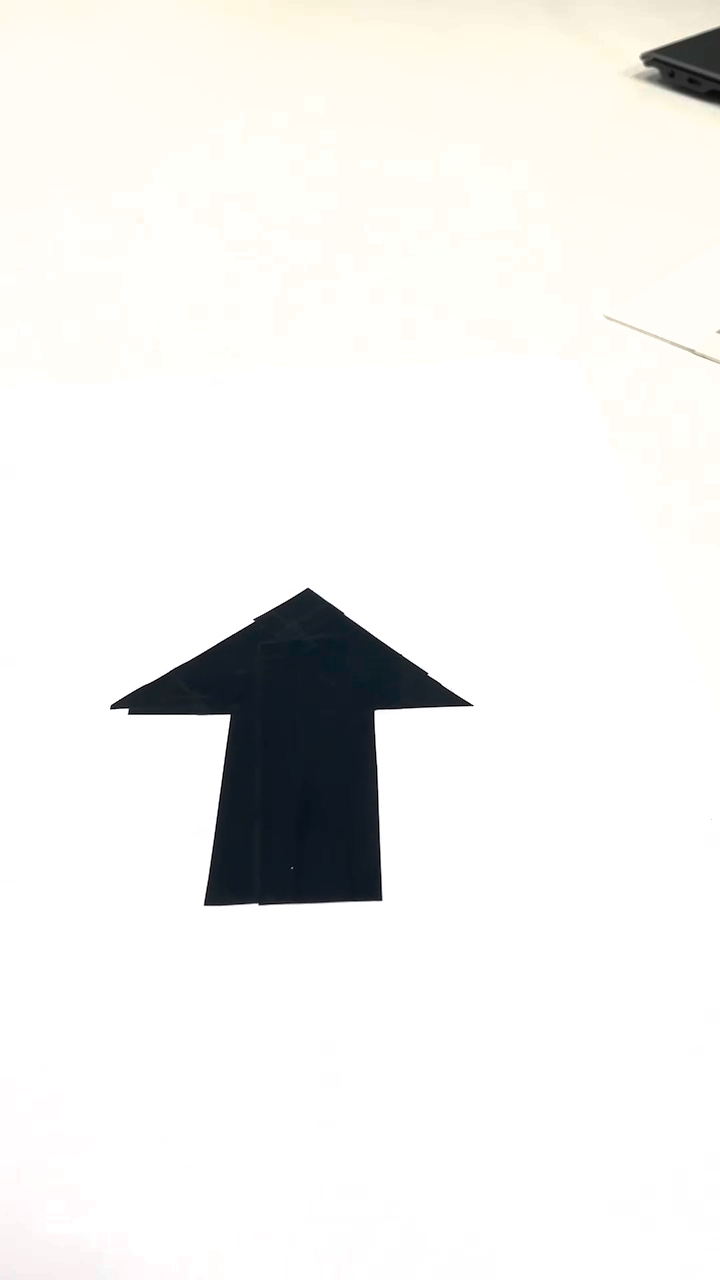
#> input picture frame 44 of videos/arrow_sign.mp4, 720 x 1280 px
$ python arrow_detect2.py
#> lines starting #> are read from the running program, lines starting #| are printed output that depends on the picture; after the words box and inside, x2 and y2 are one past the last pixel; in counts of white or black regions, pixels touching at a corner belong together
#> further down, frame is the input picture: shape (1280, 720, 3); mean B, G, R 237.7, 239.7, 240.1
import cv2
import numpy as np

# 화살표 감지 함수
def detect_arrow(frame):
    # 그레이 스케일 변환
    gray = cv2.cvtColor(frame, cv2.COLOR_BGR2GRAY)

    # 가우시안 블러 필터
    blurred = cv2.GaussianBlur(gray, (5, 5), 0)

    # 캐니 엣지 검출
    edged = cv2.Canny(blurred, 30, 150)
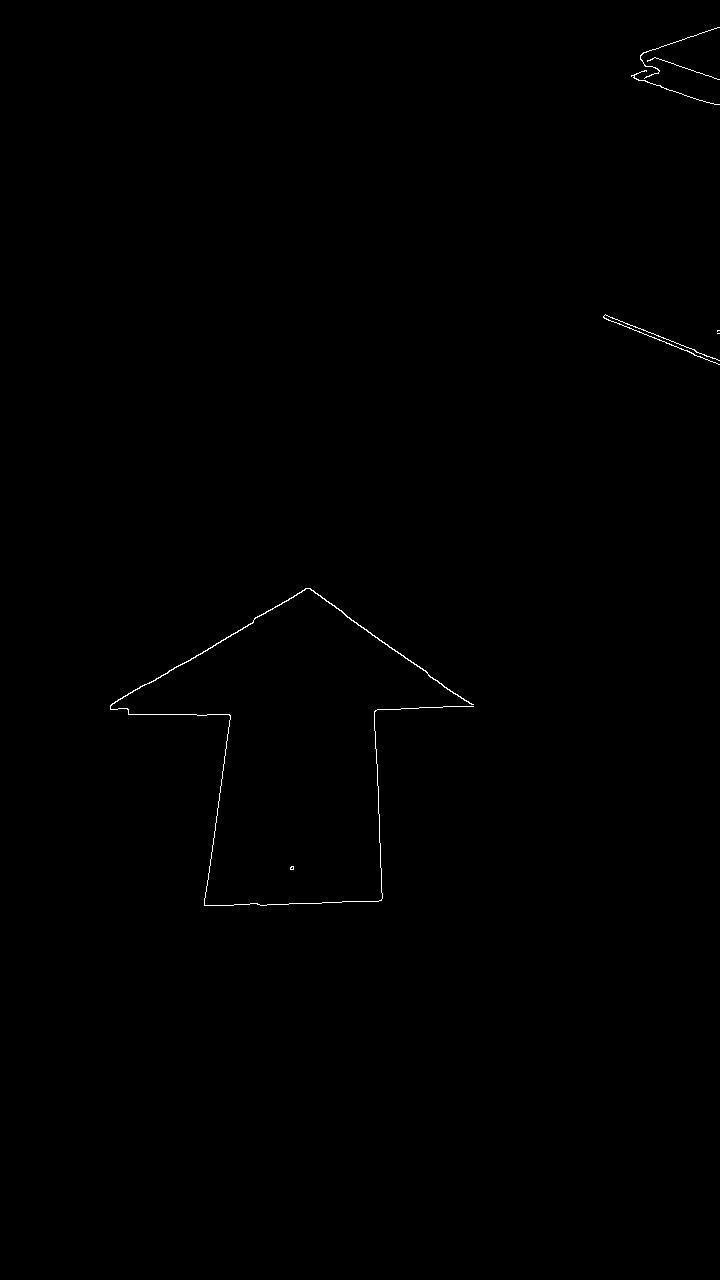
#> edged: shape (1280, 720); 0.22% white in thin lines or dots, all inside (x1, y1, x2, y2) = (110, 27, 720, 906)

    # 허프 변환을 이용한 직선 검출
    lines = cv2.HoughLinesP(edged, rho=1, theta=np.pi/180, threshold=20, minLineLength=20, maxLineGap=300)
#> lines = 20 rows, first 6: [603, 317, 719, 364], [217, 905, 381, 900], [111, 709, 306, 588], [309, 588, 471, 706], [375, 710, 382, 898], [204, 905, 243, 628]

    # 직선이 검출되면
    if lines is not None:
        # 화살표가 아닌 다른 선들은 제외하고 화살표만 검출
        arrow_lines = []
        for line in lines:
            x1, y1, x2, y2 = line[0]
            dx, dy = x2 - x1, y2 - y1
            angle = np.arctan2(dy, dx) * 180 / np.pi
            if angle > -45 and angle < 45 and dx > 0:
                arrow_lines.append(line)
#> this loop made 20 passes
#> (x1, y1, x2, y2, dx, dy, angle) on passes 1 to 12: (603, 317, 719, 364, 116, 47, 22.06), (217, 905, 381, 900, 164, -5, -1.75), (111, 709, 306, 588, 195, -121, -31.82), (309, 588, 471, 706, 162, 118, 36.07), (375, 710, 382, 898, 7, 188, 87.87), (204, 905, 243, 628, 39, -277, -81.99), (197, 715, 470, 706, 273, -9, -1.89), (605, 314, 719, 360, 114, 46, 21.97), (631, 76, 706, 102, 75, 26, 19.12), (334, 605, 473, 706, 139, 101, 36), (641, 54, 719, 27, 78, -27, -19.09), (372, 635, 381, 899, 9, 264, 88.05)
#> after the loop, arrow_lines = 16 items, first 6: [[603, 317, 719, 364]], [[217, 905, 381, 900]], [[111, 709, 306, 588]], [[309, 588, 471, 706]], [[197, 715, 470, 706]], [[605, 314, 719, 360]]
        # 검출된 화살표 선 그리기
        for line in arrow_lines:
            x1, y1, x2, y2 = line[0]
            cv2.line(frame, (x1, y1), (x2, y2), (0, 0, 255), 2)
#> this loop made 16 passes
#> (x1, y1, x2, y2) on passes 1 to 12: (603, 317, 719, 364), (217, 905, 381, 900), (111, 709, 306, 588), (309, 588, 471, 706), (197, 715, 470, 706), (605, 314, 719, 360), (631, 76, 706, 102), (334, 605, 473, 706), (641, 54, 719, 27), (128, 714, 214, 714), (654, 57, 719, 79), (110, 705, 268, 610)
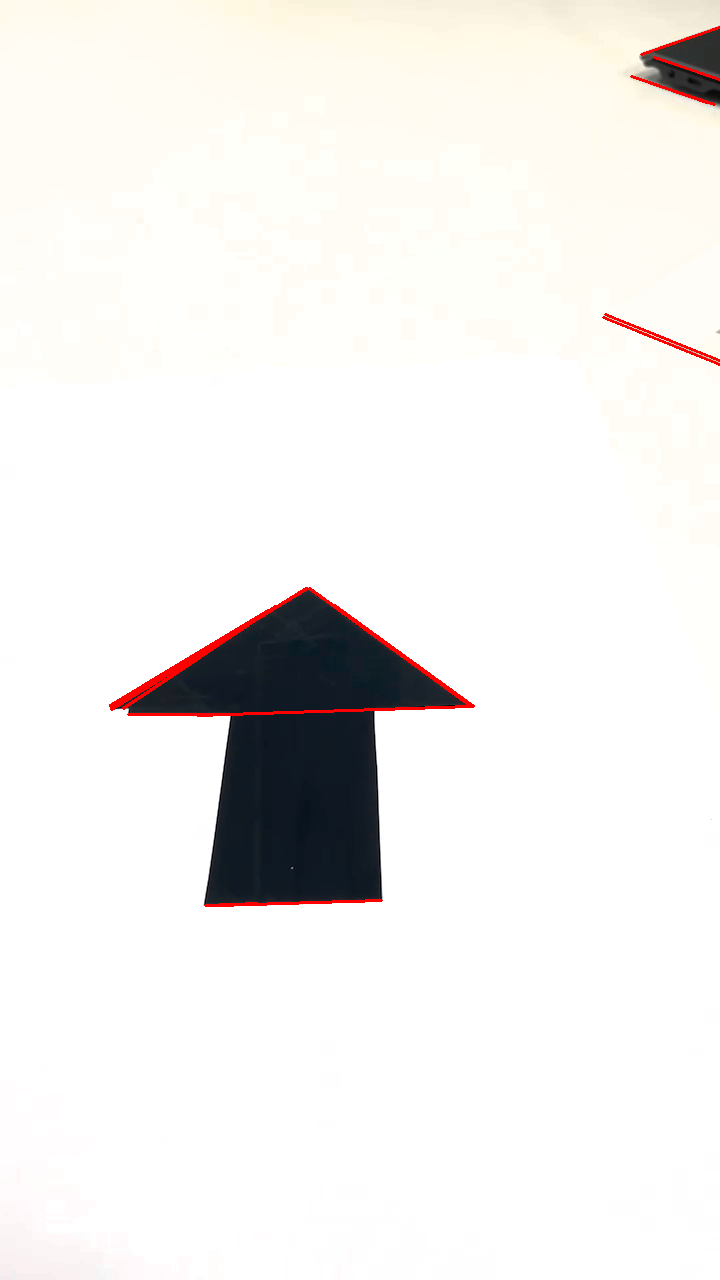
#> frame: shape (1280, 720, 3); 0.59% of pixels changed, all inside (x1, y1, x2, y2) = (109, 26, 720, 907)

        # 검출된 화살표 방향 벡터 출력
        if len(arrow_lines) > 0:
            x1, y1, x2, y2 = arrow_lines[0][0]
#> x1 = 603; y1 = 317; x2 = 719; y2 = 364
            dx, dy = x2 - x1, y2 - y1
#> dx = 116; dy = 47
            angle = np.arctan2(dy, dx) * 180 / np.pi
#> angle = 22.06
            if angle < 0:
                angle += 360
            direction = round(angle / 45) % 8
#> direction = 0
            return direction

    return None

# 비디오 캡쳐 객체 생성
cap = cv2.VideoCapture("/Users/kimjunho/Desktop/OpenCV_study/videos/arrow_sign.mp4")

# 비디오 프레임 반복 처리
while cap.isOpened():
    # 비디오 프레임 읽기
    ret, frame = cap.read()
    if not ret:
        break

    # 화살표 검출 함수 호출
    direction = detect_arrow(frame)
#> direction = 0

    # 검출된 화살표 방향 출력
    if direction is not None:
        cv2.putText(frame, str(direction), (20, 50), cv2.FONT_HERSHEY_SIMPLEX, 2, (0, 0, 255), 2)
#> frame: shape (1280, 720, 3); 0.04% of pixels changed, all inside (x1, y1, x2, y2) = (25, 7, 56, 52)

    # 프레임 출력
    cv2.imshow('frame', frame)

    # q 키를 누르면 종료
    if cv2.waitKey(1) & 0xFF == ord('q'):
#> (key q is pressed here)
        break

# 비디오

# 자원 해제
cap.release()
cv2.destroyAllWindows()

$ run again, starting later in the video
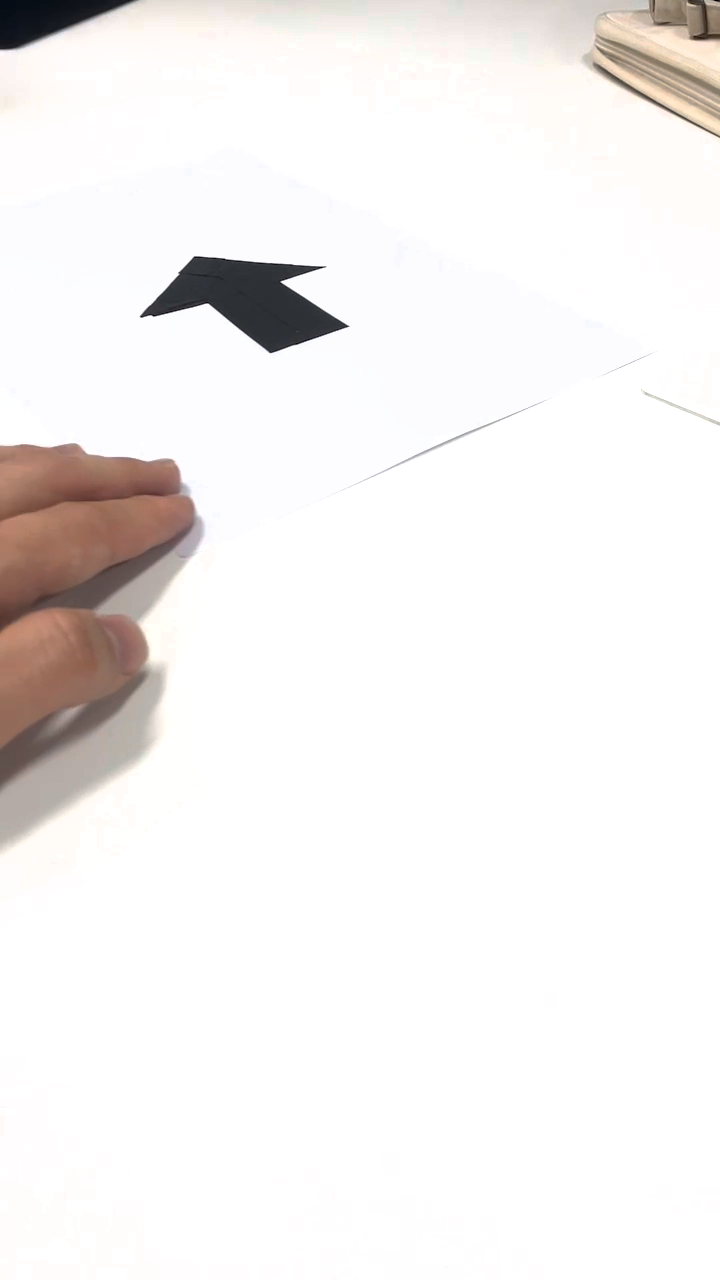
#> input picture frame 352 of videos/arrow_sign.mp4, 720 x 1280 px
#> frame is the input picture: shape (1280, 720, 3); mean B, G, R 240, 240.9, 243.6
#> in detect_arrow, `edged = cv2.Canny(blurred, 30, 150)`:
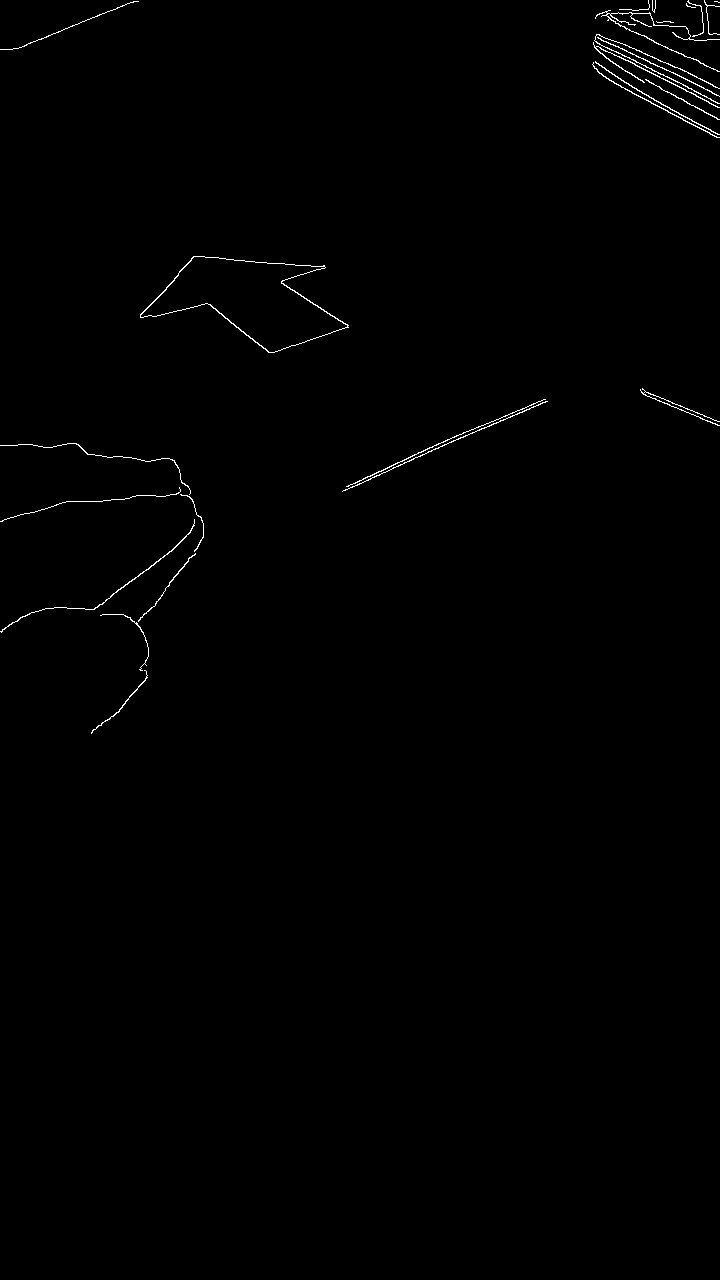
#> edged: shape (1280, 720); 0.5% white in thin lines or dots, all inside (x1, y1, x2, y2) = (0, 0, 720, 734)
#> lines = 71 rows, first 6: [62, 607, 547, 401], [1, 632, 546, 401], [193, 256, 324, 268], [2, 629, 544, 399], [621, 87, 719, 137], [594, 40, 718, 103]
#> the loop in detect_arrow, `for line in lines:` made 71 passes
#> (x1, y1, x2, y2, dx, dy, angle) on passes 1 to 8: (62, 607, 547, 401, 485, -206, -23.01), (1, 632, 546, 401, 545, -231, -22.97), (193, 256, 324, 268, 131, 12, 5.23), (2, 629, 544, 399, 542, -230, -22.99), (621, 87, 719, 137, 98, 50, 27.03), (594, 40, 718, 103, 124, 63, 26.93), (596, 35, 718, 95, 122, 60, 26.19), (593, 43, 719, 107, 126, 64, 26.93)
#> after the loop in detect_arrow, `for line in lines:`: arrow_lines = 63 items, first 6: [[62, 607, 547, 401]], [[1, 632, 546, 401]], [[193, 256, 324, 268]], [[2, 629, 544, 399]], [[621, 87, 719, 137]], [[594, 40, 718, 103]]
#> the loop in detect_arrow, `for line in arrow_lines:` made 63 passes
#> after the loop in detect_arrow, `for line in arrow_lines:`:
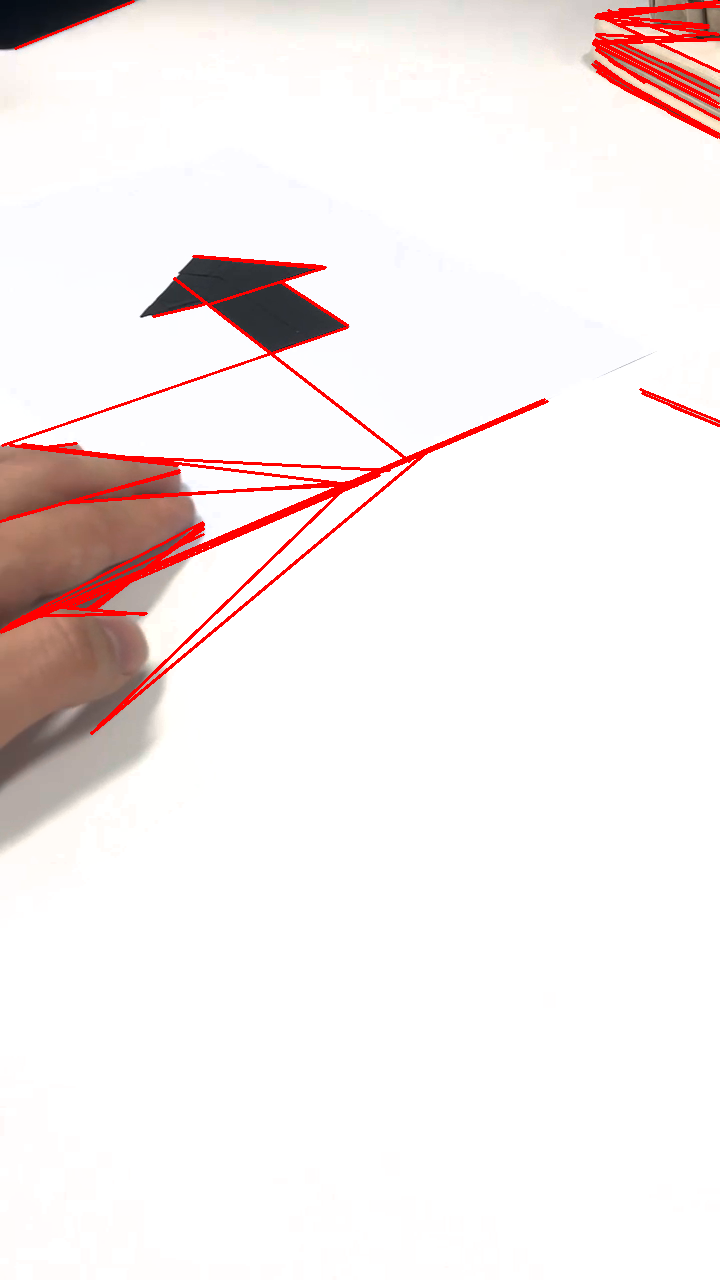
#> frame: shape (1280, 720, 3); 2.47% of pixels changed, all inside (x1, y1, x2, y2) = (0, 0, 720, 735)
